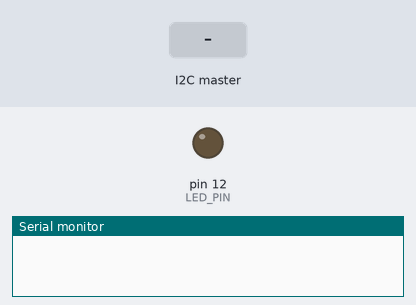
Bench run of a sketch on a simulated Arduino Uno, built with avr-gcc and run on an emulated ATmega328P. Parts: output pins drawn as LEDs (lit = HIGH), the last lines printed to the serial monitor. Inputs (shaded band) come from the test bench.

Above: at 1.2 s.
1.3 s: the I2C master sends the byte 1
At 2.0 s:
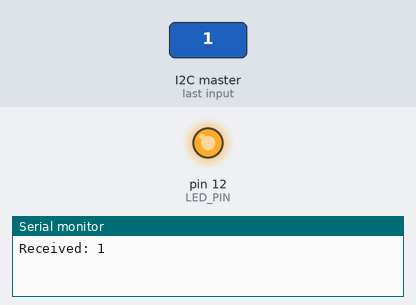
2.8 s: the I2C master sends the byte 0
At 3.1 s:
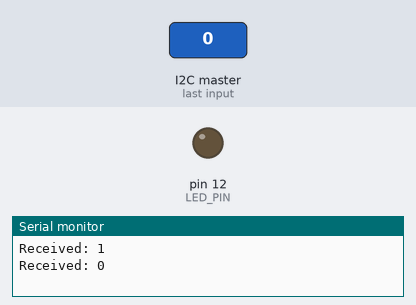
Timing chart, 0 to 5.8 s (numbered marks = the images above; inputs shaded):
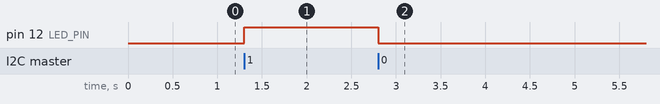

The sketch:

slave.ino
```cpp
#include <Wire.h>
#define LED_PIN 12

byte ledState = 0;

void setup() {
  pinMode(LED_PIN, OUTPUT);
  Wire.begin(1);
  Wire.onReceive(receiveEvent);
  Wire.onRequest(requestEvent);
  Serial.begin(9600);
}

void loop() {
  delay(500);
}

void receiveEvent(int howMany) {
  while (Wire.available()) {
    ledState = Wire.read();
    Serial.print("Received: ");
    Serial.println(ledState);

    if (ledState == 1) {
      digitalWrite(LED_PIN, HIGH);
    } else {
      digitalWrite(LED_PIN, LOW);
    }
  }
}

void requestEvent() {
  Wire.write(ledState);
}
```

Measured:
- after the input at 1.3 s, pin 12 (LED_PIN): LOW → HIGH at once
- after the input at 2.8 s, pin 12 (LED_PIN): HIGH → LOW at once
